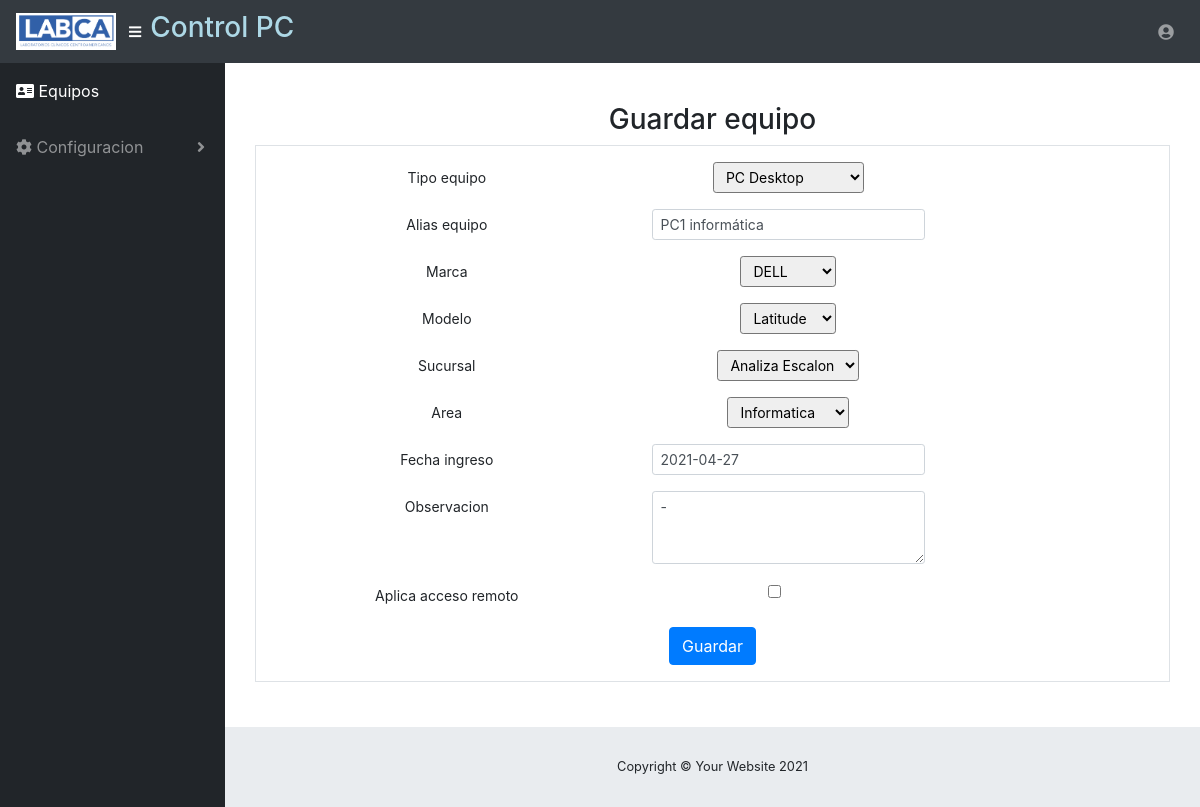
The app's page /equipos/updateEquipoIt/1 (signed in) with its own data.
### core/models.py (models this page shows, shortened)
class EquipoIT(models.Model):
    idEquipoIt=models.AutoField(primary_key=True, verbose_name="Codigo Equipo IT")
    tipoEquipo=models.ForeignKey(TipoEquipo, verbose_name="Tipo equipo", on_delete=models.SET_NULL, blank=True, null=True)
    marca=models.ForeignKey(Marca, verbose_name="Marca", on_delete=models.SET_NULL, blank=True, null=True)
    modelo=models.ForeignKey(Modelo, verbose_name="Modelo", on_delete=models.SET_NULL, blank=True, null=True)
    sucursal=models.ForeignKey(Sucursal, verbose_name="Sucursal a asignar", on_delete=models.SET_NULL, blank=True, null=True)
    area=models.ForeignKey(Area, verbose_name="Area a asignar", on_delete=models.SET_NULL, blank=True, null=True)
    fechaIngreso=models.DateField(verbose_name="Fecha ingreso", null=True, blank=True)
    observacion=models.TextField(verbose_name="Observacion", null=True, blank=True)
    accesoRemoto=models.BooleanField(verbose_name="Aplica acceso remoto", default=False)
    aliasEquipo=models.TextField(max_length=40, verbose_name="Alias equipo")

### core/views.py (the view)
# urls.py: path('updateEquipoIt/<int:pk>', login_required(views.EquipoItUpdate.as_view()), name='updateEquipoIt'),
class EquipoItUpdate(UpdateView):
    model=EquipoIT
    form_class=EquipoItForm
    context_object_name='obj'
    success_url=reverse_lazy('core:equipoIt')

### core/models.py (called while the page is built)
    def __str__(self):
        return '{}'.format(self.nombreMarca)

    def __str__(self):
        return '{}'.format(self.nombreModelo)

    def __str__(self):
        return '{}'.format(self.nombreArea)

    def __str__(self):
        return '{}'.format(self.nombreSucursal)

    def __str__(self):
        return '{}'.format(self.nombreEquipo)

### core/templates/core/equipoIt_form.html (shortened to what this page needs)
{% extends 'core/base.html' %}
{% load static %}
{% block content %}
<br>
<div class="container text-center">
<div class="abs-center">
<h3>Guardar equipo</h3>
<form  class="border p-3 form" enctype="multipart/form-data" id="frmEquipo" method="POST" data-modelos-url="{% url 'core:load_modelo'%}" novalidate>
<div class="form-group row">
    <label for="colFormLabelSm" class="col-sm-5 col-form-label col-form-label-sm">Tipo equipo</label>
    <div class="col-sm-4">
        {{ form.tipoEquipo }}
    </div>
</div>
<div class="form-group row">
    <label for="colFormLabelSm" class="col-sm-5 col-form-label col-form-label-sm">Alias equipo</label>
    <div class="col-sm-4">
        {{ form.aliasEquipo }}
    </div>
</div>
<div class="form-group row">
    <label for="colFormLabelSm" class="col-sm-5 col-form-label col-form-label-sm">Marca</label>
    <div class="col-sm-4">
        {{ form.marca }}
    </div>
</div>
<div class="form-group row">
    <label for="colFormLabelSm" class="col-sm-5 col-form-label col-form-label-sm">Modelo</label>
    <div class="col-sm-4">
        {{ form.modelo }}
    </div>
</div>
<div class="form-group row">
    <label for="colFormLabelSm" class="col-sm-5 col-form-label col-form-label-sm">Sucursal</label>
    <div class="col-sm-4">
        {{ form.sucursal }}
    </div>
</div>
<div class="form-group row">
    <label for="colFormLabelSm" class="col-sm-5 col-form-label col-form-label-sm">Area</label>
    <div class="col-sm-4">
        {{ form.area }}
    </div>
</div>
<div class="form-group row">
    <label for="colFormLabelSm" class="col-sm-5 col-form-label col-form-label-sm">Fecha ingreso</label>
    <div class="col-sm-4">
        {{ form.fechaIngreso}}
    </div>
</div>
<div class="form-group row">
    <label for="colFormLabelSm" class="col-sm-5 col-form-label col-form-label-sm">Observacion</label>
    <div class="col-sm-4">
        {{ form.observacion }}
    </div>
</div>
<div class="form-group row">
    <label for="colFormLabelSm" class="col-sm-5 col-form-label col-form-label-sm">Aplica acceso remoto</label>
    <div class="col-sm-4">
        {{ form.accesoRemoto }}
    </div>
</div>
 <button type="submit" class="btn btn-primary">Guardar</button>
</form>
</div>
</div>
{% endblock%}

### records on screen
EquipoIT: tipoEquipo "PC Desktop", aliasEquipo "PC1 informática", marca "DELL", modelo "Latitude", sucursal "Analiza Escalon", area "Informatica", fechaIngreso "2021-04-27", observacion "-"
